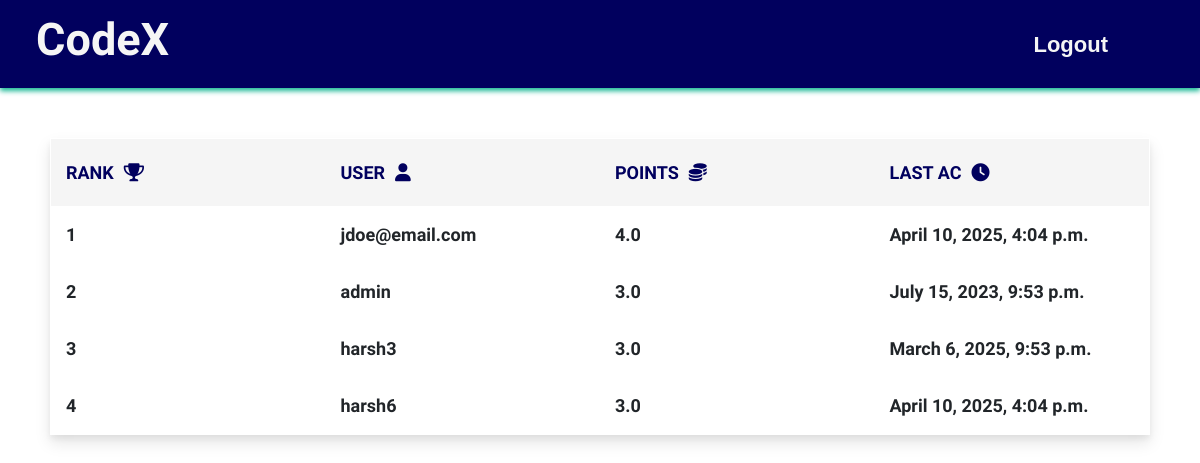
/contests/contest/1/leaderboard (signed in), run on the app's committed database.
### contests/models.py (models this page shows, shortened)
class Score(models.Model):
    contest=models.ForeignKey(Contest, on_delete=models.CASCADE)
    user=models.ForeignKey(User, on_delete=models.CASCADE)
    total_points=models.FloatField(default=0.0)
    penalties=models.IntegerField(default=0)
    last_accepted= models.DateTimeField(default=timezone.now()+timedelta(days=10))

### contests/views.py (the view)
# urls.py: path('contest/<int:contest_id>/leaderboard', views.leaderboard,name='leaderboard'),
@login_required
def leaderboard(request,contest_id):
    leaderboard_contest={}
    if cache.get('leaderboard_contest'):
        leaderboard_contest=cache.get('leaderboard_contest')
        if contest_id in leaderboard_contest:
            contest=leaderboard_contest[contest_id]
        else:
            contest=Contest.objects.get(pk=contest_id)
            leaderboard_contest[contest_id]=contest
            cache.set('leaderboard_contest',leaderboard_contest,timeout=24*60)
    else:
        contest=Contest.objects.get(pk=contest_id)
        leaderboard_contest[contest_id]=contest
        cache.set('leaderboard_contest',leaderboard_contest,timeout=24*60)
    payload=[]
    if cache.get(f'leaderboard+{contest_id}'):
        payload=cache.get(f'leaderboard+{contest_id}')
        return render(request,'leaderboard.html',{'rankings':payload})
    else:
        payload=Score.objects.filter(contest=contest)
        payload=sorted(payload,key=lambda x:(-(x.total_points),x.last_accepted))
        rankings=[]
        count=1
        for obj in payload:
            rankings.append((count,obj))
            count+=1
        cache.set(f'leaderboard+{contest_id}',rankings,60)
        return render(request,'leaderboard.html',{'rankings':rankings})

### templates/leaderboard.html (shortened to what this page needs)
{% load static %}
<!doctype html>
<html lang="en">
  <head>
    <link rel="stylesheet" href="{% static 'submissions.css' %}">
    <link href="https://cdnjs.cloudflare.com/ajax/libs/font-awesome/6.0.0-beta3/css/all.min.css" rel="stylesheet">
    <link rel="stylesheet" href="https://cdn.jsdelivr.net/npm/bootstrap@4.0.0/dist/css/bootstrap.min.css">
    <link rel="stylesheet" href="https://stackpath.bootstrapcdn.com/bootstrap/4.5.2/css/bootstrap.min.css" />
  </head>
  <body>
    <nav class="nav-card navbar navbar-expand-lg navbar-light bg-light">
      <a class="navbar-brand" href="/judge">
        <h1 class="heading-logo">CodeX</h1>
      </a>
      <div class="collapse navbar-collapse " id="navbarNav">
        <ul class="navbar-nav ml-auto mr-3">
          <li class="nav-item mr-5 navbar-items">
            <a class="navs-item-style nav-link" id="navItem3" href="/logout">Logout</a>
          </li>
        </ul>
      </div>
    </nav>
    <section>
      <div class="tbl-content">
        <table id="rank-table" cellpadding="0" cellspacing="0" border="0">
          <thead>
            <tr>
              <th><span class="text">Rank</span><i class="fas fa-trophy" aria-hidden="true"></i></th>
              <th><span class="text">User</span><i class="fas fa-user" aria-hidden="true"></i></th>
              <th><span class="text">Points</span><i class="fas fa-coins" aria-hidden="true"></i></th>
              <th><span class="text">Last AC</span><i class="fas fa-clock" aria-hidden="true"></i></th>
            </tr>
          </thead>
          <tbody>
        {% for rank,obj in rankings %}
        <tr>
            <td>{{rank}}</td>
            <td>{{obj.user.username}}</td>
            <td>{{obj.total_points}}</td>
            <td>{{obj.last_accepted}}</td>
        </tr>
    {% endfor %}
          </tbody>
        </table>
      </div>
    </section>
  </body>
</html>

### static/submissions.css (style rules this page uses)
.navbar-items { box-shadow: inset 0 0 0 0 #48CBFA; color: #48CBFA; margin: 0 -.25rem; padding: 0 .25rem; transition: color .3s ease-in-out, box-shadow .3s ease-in-out; }
.heading-logo { color: whitesmoke; font-family: "Dancing Script", cursive; font-optical-sizing: auto; font-weight: 700; font-style: normal; font-size:45px; margin-left:20px; }
.nav-card { background-image: linear-gradient(to right, #01005e,#01005e); box-shadow: 0 3px 5px #17b794; }
#navItem3 { color: whitesmoke; font-family: 'Proxima Nova', sans-serif; font-size:22px; font-weight: 700; }
table { width:100%; table-layout: fixed; }
.text { margin-right: 10px; }
.tbl-content { overflow-x:auto; margin-top: 0px; border: 1px solid rgba(255,255,255,0.3); box-shadow: 0 8px 15px rgba(0, 0, 0, 0.1), 0 4px 6px rgba(0, 0, 0, 0.05); }
th { padding: 20px 15px; text-align: left; font-size: 18px; color: #01005e; text-transform: uppercase; background-color: whitesmoke; font-weight: bold; font-family: Khula; }
td { margin-top:20px; padding: 15px; text-align: left; vertical-align:middle; font-weight: 300; font-family: Khula; font-size: 18px; font-weight:600; }
tr { transition: transform 0.4s ease; }
body { background: whitesmoke; font-family: Khula; }
section { margin: 50px; }

### data on the page
Score: contest "1", user.username "jdoe@email.com", total_points "4.0", last_accepted "April 10, 2025, 4:04 p.m."
Score: rank "2", user.username "admin", total_points "3.0", last_accepted "July 15, 2023, 9:53 p.m."
Score: user "3", user.username "harsh3", total_points "3.0", last_accepted "March 6, 2025, 9:53 p.m."
Score: rank "4", user.username "harsh6", total_points "3.0", last_accepted "April 10, 2025, 4:04 p.m."
